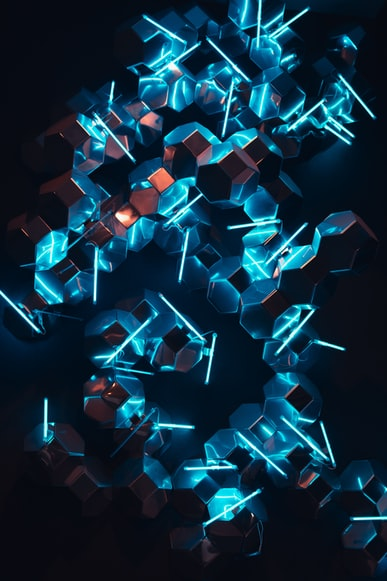
#> input picture Python/lab_6_14_feb_2023/pattern_two.jfif, 387 x 581 px, found by its file name
$ python assignment_2.py
#> lines starting #> are read from the running program, lines starting #| are printed output that depends on the picture; long printed decimals are rounded
# -*- coding: utf-8 -*-
"""
Created on Mon Feb 20 22:34:34 2023

@author: DDas
"""

import cv2
import numpy as np
from matplotlib import pyplot as plt

img = cv2.imread('C:/Users/DDas/Downloads/pattern_two.jfif',0)
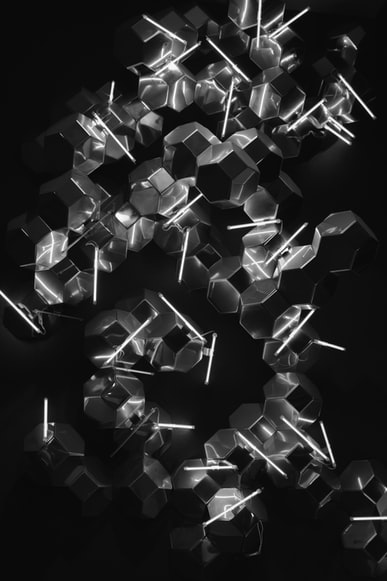
#> img: shape (581, 387); min 0, max 255, mean 38.4

hist,bins = np.histogram(img.flatten(),256,[0,256])
#> hist = 256 values, max 21305 at index 11, min 17 at index 1, mean 878.3; bins = 257 values from 0 to 256

cdf = hist.cumsum()
#> cdf = 256 values from 54 to 224847
cdf_normalized = cdf * hist.max()/ cdf.max()
#> cdf_normalized = 256 values from 5.12 to 21305
print(type(img))
#| <class 'numpy.ndarray'>
flat= img.flatten()
print("flatten",flat)
#> (printed output is left out)
print(np.cov(flat))
#| 2121.179

plt.plot(cdf_normalized, color = 'b')
plt.hist(img.flatten(),256,[0,256], color = 'r')
plt.xlim([0,256])
plt.legend(('cdf','histogram'), loc = 'upper left')
plt.show()
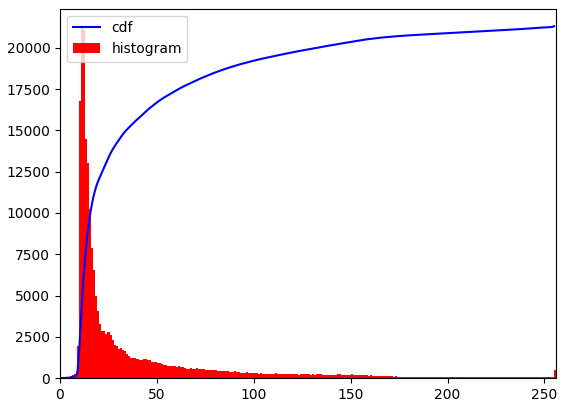
#> figure drawn by matplotlib, 1 panel; tallest bar 21305 high, from x = 11 to 12; curve peaks at x = 255, y = 21305

$ run again, with Python/lab_6_14_feb_2023/nigth-fall.jpg saved as Python/lab_6_14_feb_2023/pattern_two.jfif
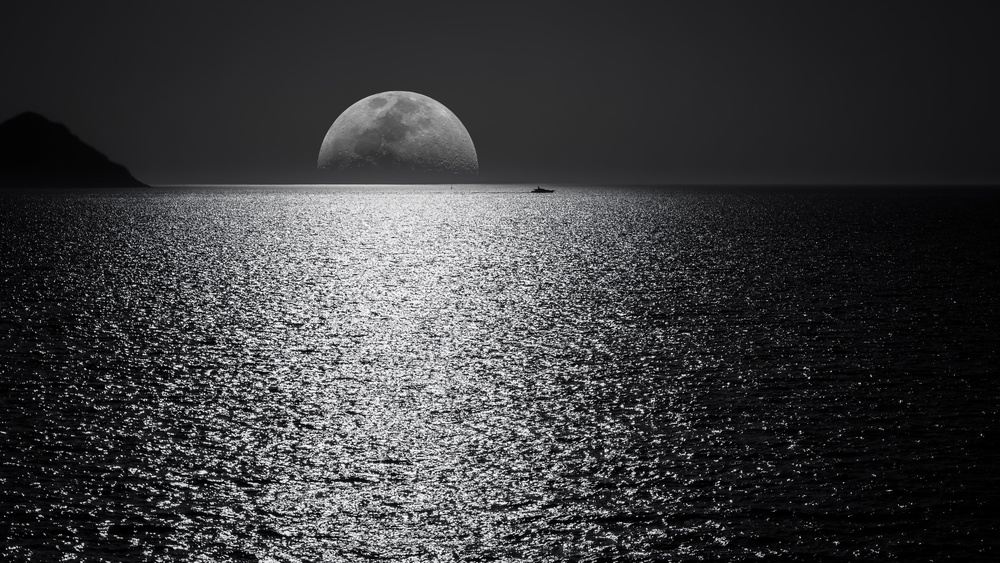
#> input picture Python/lab_6_14_feb_2023/nigth-fall.jpg, 1000 x 563 px, shrunk from 4938 x 2778 before the run, found by its file name
#> hist = 256 values, max 11603 at index 0, min 111 at index 254, mean 2199.2; bins = 257 values from 0 to 256
#> cdf = 256 values from 11603 to 563000
#> cdf_normalized = 256 values from 239.1 to 11603
#| <class 'numpy.ndarray'>
#> (printed output is left out)
#| 3822.879
#> `plt.show()`:
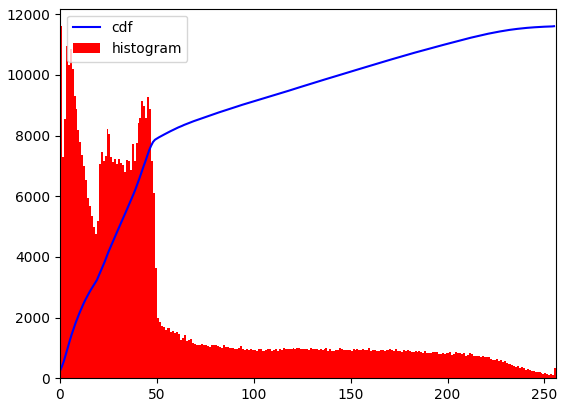
#> figure drawn by matplotlib, 1 panel; tallest bar 11603 high, from x = 0 to 1; curve peaks at x = 255, y = 11603
